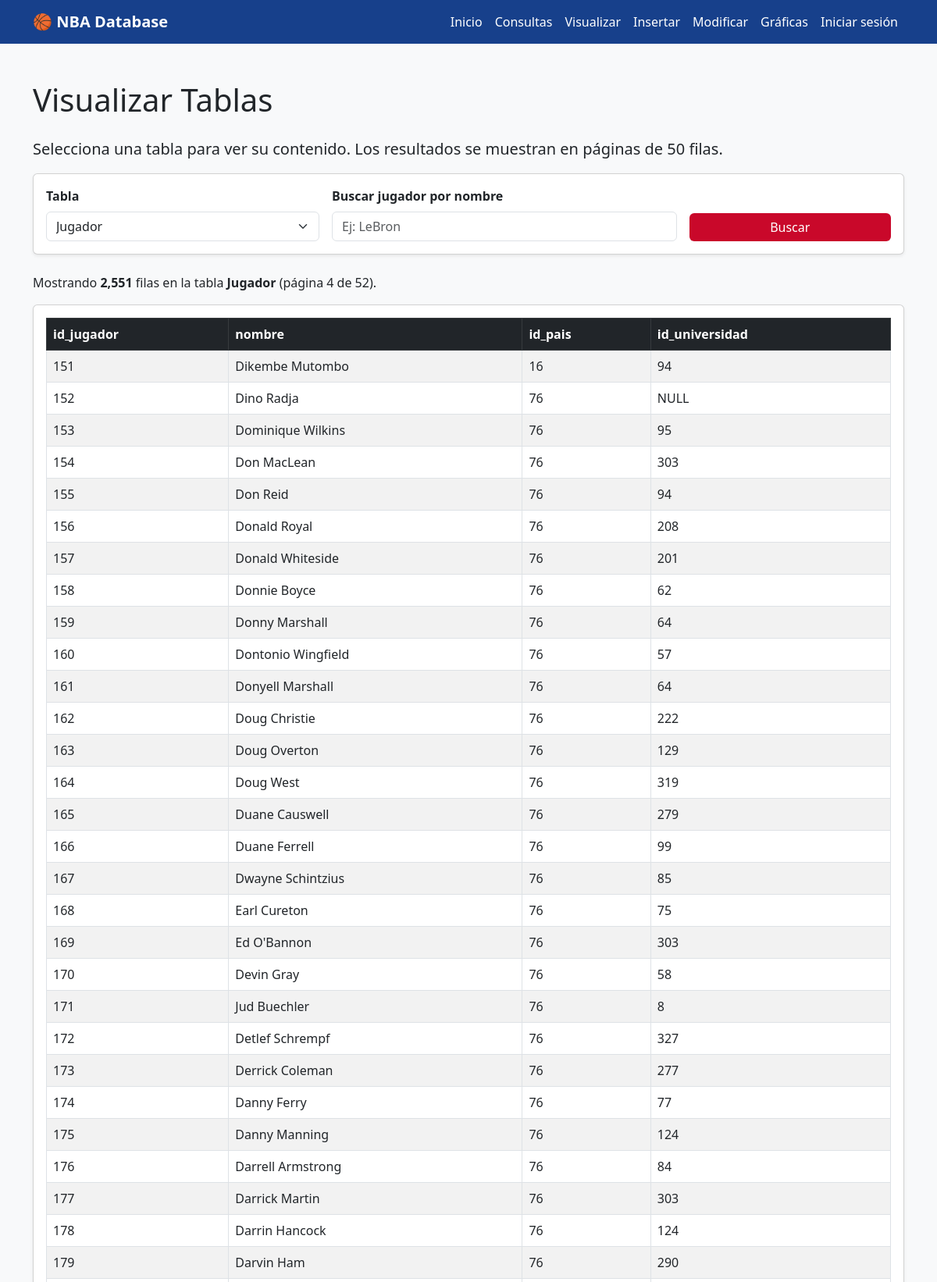
Page /visualizar.php?tabla=Jugador&pagina=4 (upper part) on the committed database.
### tables this page shows
CREATE TABLE Jugador (
    id_jugador      INT AUTO_INCREMENT PRIMARY KEY,
    nombre          VARCHAR(100) NOT NULL,
    id_pais         INT NOT NULL,
    id_universidad  INT NULL,
    FOREIGN KEY (id_pais)        REFERENCES Pais(id_pais),
    FOREIGN KEY (id_universidad) REFERENCES Universidad(id_universidad)
);

### web/visualizar.php (the view, shortened to what this page needs)
<?php
require 'config.php';
$tablas_disponibles = [
    'Pais', 'Universidad', 'Equipo', 'Temporada',
    'Jugador', 'JugadorDrafteado', 'JugadorNoDrafteado',
    'EstadisticasTemporada', 'EstadisticasAvanzadas'
];
$tabla = $_GET['tabla'] ?? 'Jugador';
$busqueda = trim($_GET['busqueda'] ?? '');
$por_pagina = 50;
$pagina = max(1, (int)($_GET['pagina'] ?? 1));
$offset = ($pagina - 1) * $por_pagina;
$where = '';
$res_count = $conn->query("SELECT COUNT(*) AS total FROM $tabla $where");
$total_filas = $res_count->fetch_assoc()['total'];
$total_paginas = max(1, (int)ceil($total_filas / $por_pagina));
$sql = "SELECT * FROM $tabla $where LIMIT $por_pagina OFFSET $offset";
$resultado = $conn->query($sql);
?>
<!DOCTYPE html>
<html lang="es">
<head>
    <link href="https://cdn.jsdelivr.net/npm/bootstrap@5.3.0/dist/css/bootstrap.min.css" rel="stylesheet">
</head>
<body>
<nav class="navbar navbar-expand-lg navbar-nba">
    <div class="container">
        <a class="navbar-brand fw-bold" href="index.php">🏀 NBA Database</a>
        <div class="collapse navbar-collapse">
            <ul class="navbar-nav ms-auto">
                <li class="nav-item"><a class="nav-link" href="index.php">Inicio</a></li>
                <li class="nav-item"><a class="nav-link" href="queries.php">Consultas</a></li>
                <li class="nav-item"><a class="nav-link" href="visualizar.php">Visualizar</a></li>
                <li class="nav-item"><a class="nav-link" href="insertar.php">Insertar</a></li>
                <li class="nav-item"><a class="nav-link" href="modificar.php">Modificar</a></li>
                <li class="nav-item"><a class="nav-link" href="graficas.php">Gráficas</a></li>
                <?php if (isset($_SESSION['usuario'])): ?>
                    <li class="nav-item"><span class="nav-link">👤 <?= htmlspecialchars($_SESSION['usuario']) ?></span></li>
                    <li class="nav-item"><a class="nav-link" href="logout.php">Cerrar sesión</a></li>
                <?php else: ?>
                    <li class="nav-item"><a class="nav-link" href="login.php">Iniciar sesión</a></li>
                <?php endif; ?>
            </ul>
        </div>
    </div>
</nav>
<div class="container my-5">
    <h1 class="mb-4">Visualizar Tablas</h1>
    <p class="lead">Selecciona una tabla para ver su contenido. Los resultados se muestran en páginas de <?= $por_pagina ?> filas.</p>
    <div class="card shadow-sm mb-4">
        <div class="card-body">
            <form method="GET" class="row g-3 align-items-end">
                <div class="col-md-4">
                    <label class="form-label fw-bold">Tabla</label>
                    <select name="tabla" class="form-select" onchange="this.form.submit()">
                        <?php foreach ($tablas_disponibles as $t): ?>
                            <option value="<?= $t ?>" <?= ($t === $tabla) ? 'selected' : '' ?>><?= $t ?></option>
                        <?php endforeach; ?>
                    </select>
                </div>
                <?php if ($tabla === 'Jugador'): ?>
                <div class="col-md-5">
                    <label class="form-label fw-bold">Buscar jugador por nombre</label>
                    <input type="text" name="busqueda" class="form-control" value="<?= htmlspecialchars($busqueda) ?>" placeholder="Ej: LeBron">
                </div>
                <div class="col-md-3">
                    <button type="submit" class="btn btn-nba w-100">Buscar</button>
                </div>
                <?php endif; ?>
            </form>
        </div>
    </div>
    <p>Mostrando <strong><?= number_format($total_filas) ?></strong> filas en la tabla <strong><?= $tabla ?></strong>
       (página <?= $pagina ?> de <?= $total_paginas ?>).</p>
    <div class="card shadow-sm mb-4">
        <div class="card-body">
            <?php if ($resultado && $resultado->num_rows > 0): ?>
                <div class="table-responsive">
                    <table class="table table-striped table-hover table-bordered">
                        <thead class="table-dark">
                            <tr>
                                <?php while ($campo = $resultado->fetch_field()): ?>
                                    <th><?= htmlspecialchars($campo->name) ?></th>
                                <?php endwhile; ?>
                            </tr>
                        </thead>
                        <tbody>
                            <?php while ($fila = $resultado->fetch_assoc()): ?>
                                <tr>
                                    <?php foreach ($fila as $valor): ?>
                                        <td><?= htmlspecialchars($valor ?? 'NULL') ?></td>
                                    <?php endforeach; ?>
                                </tr>
                            <?php endwhile; ?>
                        </tbody>
                    </table>
                </div>
            <?php else: ?>
                <div class="alert alert-warning">No hay resultados para mostrar.</div>
            <?php endif; ?>
        </div>
    </div>
</div>
</body>
</html>

### web/visualizar.php (style rules this page uses)
body { background-color: #f8f9fa; }
.navbar-nba { background-color: #17408B; }
.navbar-nba .navbar-brand, .navbar-nba .nav-link { color: white; }
.btn-nba { background-color: #C9082A; color: white; border: none; }

### rows in the picture
jugador: id_jugador "151", nombre "Dikembe Mutombo", id_pais "16", id_universidad "94"
jugador: id_jugador "152", nombre "Dino Radja", id_pais "76", valor "NULL"
jugador: id_jugador "153", nombre "Dominique Wilkins", id_pais "76", id_universidad "95"
jugador: id_jugador "154", nombre "Don MacLean", id_pais "76", id_universidad "303"
jugador: id_jugador "155", nombre "Don Reid", id_pais "76", id_universidad "94"
jugador: id_jugador "156", nombre "Donald Royal", id_pais "76", id_universidad "208"
jugador: id_jugador "157", nombre "Donald Whiteside", id_pais "76", id_universidad "201"
jugador: id_jugador "158", nombre "Donnie Boyce", id_pais "76", id_universidad "62"
jugador: id_jugador "159", nombre "Donny Marshall", id_pais "76", id_universidad "64"
jugador: id_jugador "160", nombre "Dontonio Wingfield", id_pais "76", id_universidad "57"
jugador: id_jugador "161", nombre "Donyell Marshall", id_pais "76", id_universidad "64"
jugador: id_jugador "162", nombre "Doug Christie", id_pais "76", id_universidad "222"
jugador: id_jugador "163", nombre "Doug Overton", id_pais "76", id_universidad "129"
jugador: id_jugador "164", nombre "Doug West", id_pais "76", id_universidad "319"
jugador: id_jugador "165", nombre "Duane Causwell", id_pais "76", id_universidad "279"
jugador: id_jugador "166", nombre "Duane Ferrell", id_pais "76", id_universidad "99"
jugador: id_jugador "167", nombre "Dwayne Schintzius", id_pais "76", id_universidad "85"
jugador: id_jugador "168", nombre "Earl Cureton", id_pais "76", id_universidad "75"
jugador: id_jugador "169", nombre "Ed O'Bannon", id_pais "76", id_universidad "303"
jugador: id_jugador "170", nombre "Devin Gray", id_pais "76", id_universidad "58"
jugador: id_jugador "171", nombre "Jud Buechler", id_pais "76", id_universidad "8"
jugador: id_jugador "172", nombre "Detlef Schrempf", id_pais "76", id_universidad "327"
jugador: id_jugador "173", nombre "Derrick Coleman", id_pais "76", id_universidad "277"
jugador: id_jugador "174", nombre "Danny Ferry", id_pais "76", id_universidad "77"
jugador: id_jugador "175", nombre "Danny Manning", id_pais "76", id_universidad "124"
jugador: id_jugador "176", nombre "Darrell Armstrong", id_pais "76", id_universidad "84"
jugador: id_jugador "177", nombre "Darrick Martin", id_pais "76", id_universidad "303"
jugador: id_jugador "178", nombre "Darrin Hancock", id_pais "76", id_universidad "124"
jugador: id_jugador "179", nombre "Darvin Ham", id_pais "76", id_universidad "290"

### other values in the picture
$por_pagina "50"
$total_filas "2,551"
$tabla "Jugador"
$pagina "4"
$total_paginas "52"
$campo->name "id_jugador"
$campo->name "nombre"
$campo->name "id_pais"
$campo->name "id_universidad"
form field tabla "Jugador"
